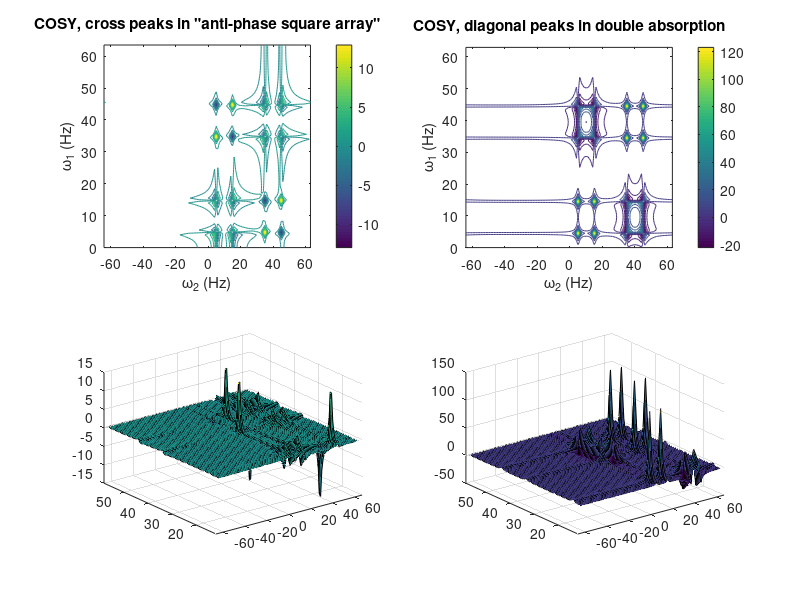

The MATLAB source for this figure:
% -*- matlab -*-
%
% Example of how to calculate quantum state propagation
% using Matlab.  Following the book "Understanding NMR
% Spectroscopy, second edition" by James Keeler
%
% COSY experiment (section 8.3, p. 190)
%
% 2016, Michael Tesch - michael.tesch@tum.de
%

clear

%%%%%%%%%%%%%%%%%%%%%%%%%%%%%%%%%%%%%%%%%%%%%%%%
% setup single spin operators
%
% section 6.5.3 p. 111
Ix = 0.5*[0 1;
          1 0];
Iy = 0.5*[0 -1i;
          1i 0];
Iz = 0.5*[1 0;
          0 -1];
Ie  = eye(2);

% setup two spin operators
%
% section 7.4, p. 150

% z-magnetization
I1z = kron(Iz, Ie);
I2z = kron(Ie, Iz);

% in-phase
I1x = kron(Ix, Ie);
I1y = kron(Iy, Ie);
I2x = kron(Ie, Ix);
I2y = kron(Ie, Iy);

% anti-phase
I1xI2z = 2*kron(Ix, Iz);
I1yI2z = 2*kron(Iy, Iz);
I1zI2x = 2*kron(Iz, Ix);
I1zI2y = 2*kron(Iz, Iy);

% multiple-quantum coherence
I1xI2x = 2*kron(Ix, Ix);
I1xI2y = 2*kron(Ix, Iy);
I1yI2x = 2*kron(Iy, Ix);
I1yI2y = 2*kron(Iy, Iy);

% non-equilibrium population
I1zI2z = 2*kron(Iz, Iz);

% time propagation functions
%
% section 6.8.4, p. 129
arrow  = @(rho,H,t) expm(-1i * H * t) * rho * expm(1i * H * t);
arrowU = @(rho, U)  (U * rho * U');
makeU  = @(H,t)     expm(-1i * H * t);

% sample function - quadrature detection in Bruker is of (I-)
%
% section 13.6, p. 491
%sample = @(rho)     (real(trace(rho*I1x)+trace(rho*I2x)) - i*real(trace(rho*I1y)+trace(rho*I2y)));
sample = @(rho)     (real(trace(rho*(I1x+I2x))) + i*real(trace(rho*(I1y+I2y))));

%%%%%%%%%%%%%%%%%%%%%%%%%%%%%%%%%%%%%%%%%%%%%%%%
% setup COSY experiment
%

% fully relaxed system state is I1z + I2z
rho0 = I1z + I2z;
%rho0 = I1z;

% chemical shift of spins, omega=offset in rad/s
omega1 = 2*pi * 40;
omega2 = 2*pi * 10;

% exponential decay rate
R = 4; % Hz

% J-coupling between 1 and 2
J12 = 5; % in Hz, per convention

% Hamiltonians for the coupled 2-spin experiment
Hcs1 = omega1 * I1z;
Hcs2 = omega2 * I2z;
% free evolution
Hfree = Hcs1 + Hcs2 + 2*pi*J12*I1zI2z;

% do a "readout" - sample the magnetization
%
% section 13.5.2, p. 490
np = 128;  % number of time points to record
dt = 1/np; % time between samples, total sample time = 1 s

% time propagators

% free evolution
Udt = expm(-1i * Hfree * dt);
% 90 degree pulse with x phase - "around x"
U90x = expm(-1i * pi/2 * (I1x+I2x) );

% 2-dimensional experiment, t1 and t2
for ti1=1:np
  % rho relaxed back to resting state
  rho = rho0;
  % pulse 90deg around the x-axis
  rho = arrowU(rho, U90x);
  % evolve for t1
  t1 = dt * (ti1-1);
  Ut1 = expm(-1i * Hfree * t1);
  rho = arrowU(rho, Ut1);
  % second pulse
  rho = arrowU(rho, U90x);

  % readout
  for ti2=1:np
    % time elapsed since excitement - to roughly estimate relaxation
    tcur = t1 + (ti2-1)*dt;
    % take measurement
    S(ti1,ti2) = sample(rho) * exp(-tcur * R);
    % freely evolve to next sample time - apply Hfree for dt
    rho = arrowU(rho, Udt);
  end
end

% processing

figure(2)
clf

subplot(2,2,1)
% p. 192, "The cross-peak multiplet"
% second dimension FT
Stw = fft(S,[],2);
Stw = fftshift(Stw,2);
Stw = -1i * Stw;  % exp(-i * (pi/2)) : p. 193, eq 8.2 -> eq 8.3
% in matlab, the inverse dct has the right alignment
Sww = idct(real(Stw));

spec = Sww;
xticks = -size(spec,2)/2:size(spec,2)/2-1;
yticks = [0:size(spec,1)-1]/2;
proctext = 'COSY, cross peaks in "anti-phase square array"';
contour(xticks, yticks, spec, 30)
%imagesc(xticks, yticks, spec)
xlabel('\omega_2 (Hz)')
ylabel('\omega_1 (Hz)')
title(proctext)
colorbar

subplot(2,2,3)
surf(xticks,yticks,spec)
zoom(1.5);

subplot(2,2,2)
% p. 195, "The diagonal-peak multiplet"
% first dimension FT
spec = fft(S,[],2);
spec = fftshift(spec,2);
spec = dst(real(spec(2:end,:)));
yticks = [0:size(spec,1)-1]/2;
proctext = 'COSY, diagonal peaks in double absorption';
contour(xticks, yticks, real(spec), 30)
%imagesc(xticks, yticks, real(spec))
xlabel('\omega_2 (Hz)')
ylabel('\omega_1 (Hz)')
title(proctext)
colorbar

subplot(2,2,4)
surf(xticks,yticks,spec)
zoom(1.5);

